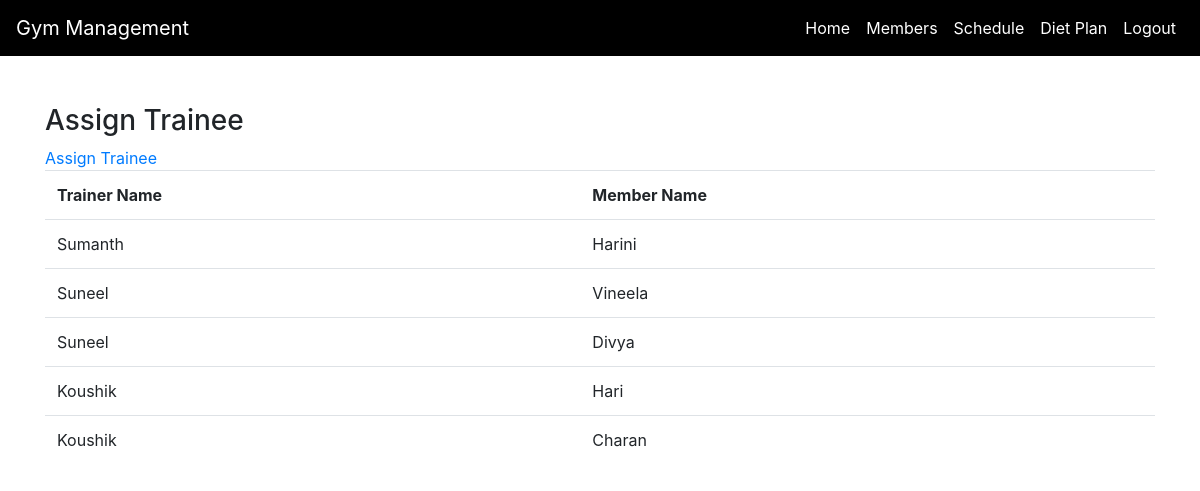
/instructormem.php (signed in), run on the app's committed database.
### tables this page shows
CREATE TABLE `employee` (
  `employee_id` int(11) NOT NULL,
  `email` varchar(255) DEFAULT NULL,
  `mobile` varchar(255) DEFAULT NULL,
  `name` varchar(255) DEFAULT NULL,
  `branch_id` int(11) DEFAULT NULL,
  `role_id` int(11) DEFAULT NULL,
  `username` varchar(100) NOT NULL,
  `password` varchar(100) NOT NULL
);

CREATE TABLE `member` (
  `member_id` int(11) NOT NULL,
  `email` varchar(255) DEFAULT NULL,
  `mobile` varchar(255) DEFAULT NULL,
  `name` varchar(255) DEFAULT NULL,
  `password` varchar(255) DEFAULT NULL,
  `username` varchar(255) DEFAULT NULL,
  `gym_id` bigint(20) DEFAULT NULL
);

### instructormem.php (the view, shortened to what this page needs)
<!DOCTYPE html>
<html lang="en">
<head>
    <link rel="stylesheet" href="https://stackpath.bootstrapcdn.com/bootstrap/4.3.1/css/bootstrap.min.css">
</head>
<body>
    <nav class="navbar navbar-expand-lg navbar-dark fixed-top">
        <a class="navbar-brand" href="#">Gym Management</a>
        <div class="collapse navbar-collapse" id="navbarNav">
        <ul class="navbar-nav ml-auto">
            <li class="nav-item active">
                <a class="nav-link" href="empdashboard.php">Home</a>
            </li>
            <li class="nav-item">
                <a class="nav-link" href="empmembers.php">Members</a>
            </li>
            <li class="nav-item">
                <a class="nav-link" href="empclasses.php">Schedule</a>
            </li>
            <li class="nav-item">
                <a class="nav-link" href="empdietplan.php">Diet Plan</a>
            </li>
            <li class="nav-item">
                <a class="nav-link" href="logout.php">Logout</a>
            </li>
        </ul>
    </div>
    </nav>
    <div class="container mt-5">
        <h3>Assign Trainee</h3>
                <a href='assign-trainee.php'>Assign Trainee</a>
                <?php
$con = mysqli_connect("localhost:3307","root","","gym_management_system");
$var=mysqli_query($con,"SELECT employee.name,member.name FROM `instructor_member`,`instructor`,`employee`,`member` where instructor_member.instructor_id=instructor.instructorid and employee.employee_id=instructor.employee_id and member.member_id=instructor_member.member_id");
echo "<table class='table'>";
echo "<tr>
<th>Trainer Name</th>
<th>Member Name</th>
</tr>";
if(mysqli_num_rows($var)>0){
    while($arr=mysqli_fetch_row($var))
    {
    echo "<tr>
    <td>$arr[0]</td>
    <td>$arr[1]</td>
    </tr>";}
    echo "</table>";
}
?>
        </div>
</body>
</html>

### instructormem.php (style rules this page uses)
body { padding-top: 56px; }
.navbar { background-color: #000; }
.navbar-dark .navbar-nav .nav-link { color: #fff; }

### data on the page
employee: name "Sumanth", member.name "Harini"
employee: name "Suneel", member.name "Vineela", member.name "Divya"
employee: name "Koushik", member.name "Hari", member.name "Charan"
